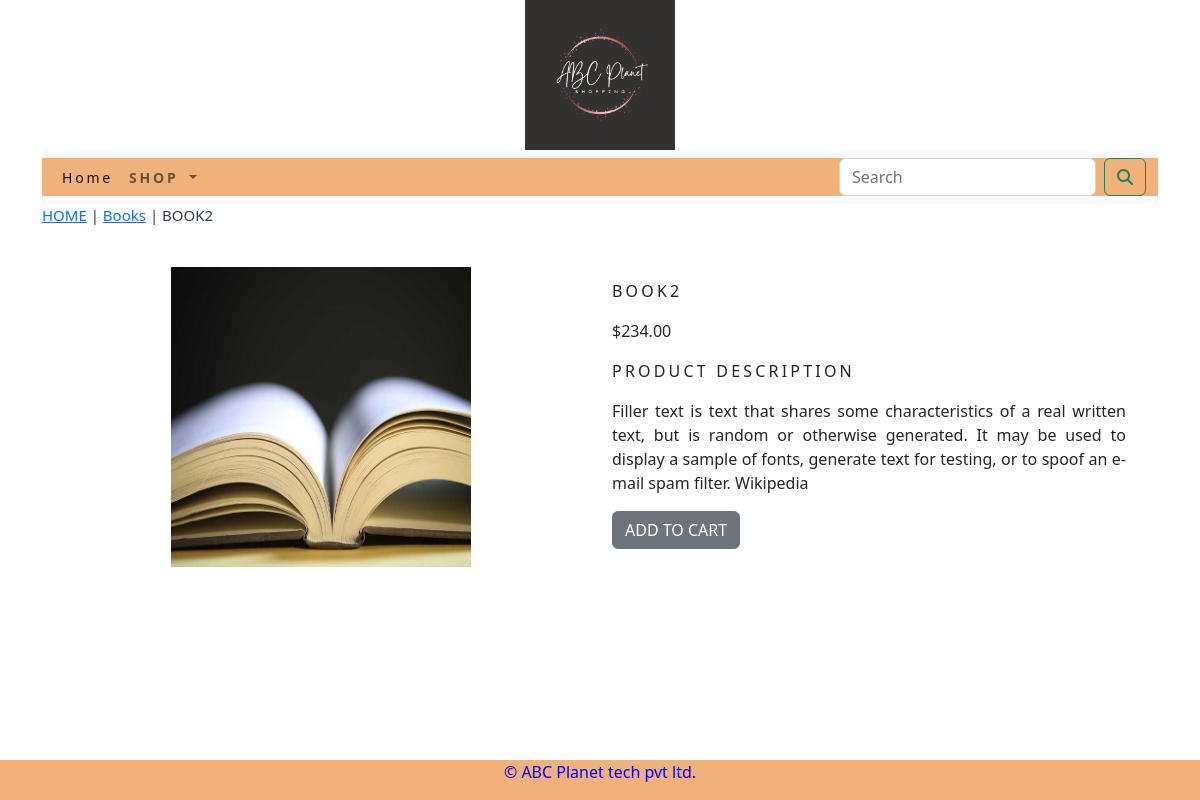
The app's page /books/book2 with its own data.
### Shopping_app/models.py (models this page shows, shortened)
class Product(models.Model):
    name = models.CharField(max_length=250,unique=True)
    slug = models.SlugField(max_length=250,unique=True)
    des = models.TextField(blank=True)
    price = models.DecimalField(max_digits=10,decimal_places=2)
    category = models.ForeignKey(Category,on_delete=models.CASCADE)
    img = models.ImageField(upload_to='product',blank=True)
    stock = models.IntegerField()
    available = models.BooleanField(default=True)
    created = models.DateTimeField(auto_now_add=True)
    updated = models.DateTimeField(auto_now=True)
    class Meta:
        ordering = ('name',)
        verbose_name = 'product'
        verbose_name_plural = 'products'

class Category(models.Model):
    name = models.CharField(max_length=250,unique=True)
    slug = models.SlugField(max_length=250, unique=True)
    des = models.TextField(blank=True)
    img = models.ImageField(upload_to='category', blank=True)
    class Meta:
        ordering = ('name',)
        verbose_name = 'category'
        verbose_name_plural = 'categories'
    def get_url(self):
        return reverse('Shopping_app:products_by_ category', args=[self.slug])
    def __str__(self):
        return '{}'.format(self.name)

### Shopping_app/views.py (the view)
# urls.py: path('<slug:c_slug>/<slug:p_slug>', views.All_product, name='products'),
def All_product(request,c_slug,p_slug):
    try:
        product=Product.objects.get(category__slug=c_slug,slug=p_slug)
    except Exception as e:
        raise e
    return render(request,'product.html',{'product':product})

### Shopping_app/context_processors.py (called while the page is built)
def menu_links(request):
    links=Category.objects.all()
    return dict(links=links)

### cartapp/context_processors.py (called while the page is built)
def counter(request):
    item_count=0
    if 'admin'  in request.path:
        return  {}
    else:
        try:
            cart= Cart.objects.filter(cart_id=_cart_id(request))
            cart_items=Cart_item.objects.all().filter(cart=cart[:1])
            for cart_item in cart_items:
                item_count += cart_item.quantity
        except Cart.DoesNotExist:
            item_count=0
    return dict(item_count=item_count)

### cartapp/views.py (called while the page is built)
def _cart_id(request):
    cart=request.session.session_key
    if not cart:
        cart = request.session.create()
    return cart

### templates/product.html (shortened to what this page needs)
{% extends 'base.html' %}
{% load static %}
{% block content %}
<div class="row my_prod_row_class">
  <div class="mx_auto">
    <p><a href="{% url 'Shopping_app:All_Cat' %}">HOME</a> | <a href="{{product.category.get_url}}">{{product.category}}</a> | {{product.name}}</p>
  </div>
</div>
<div class="container">
<br>
<div class="row">
  <div class="col-12 col-sm-12 col-md-12 col-lg-6 text-center">
    <div style="min-width:18rem">
           <img src="{{product.img.url}}" alt="{{product.name}}" style="width:300px;height:300px;">
    </div>
  </div>
  <div class="col-12 col-sm-12 col-md-12 col-lg-6">
    <h1 class="my_prod_title">{{product.name}}</h1>
    <p>${{product.price}}</p>
    <p class="my_title">PRODUCT DESCRIPTION</p>
    <p class="text-justify my_prod_text">{{product.des}}</p>
    {% if product.stock <= 0 %}
    <p class="text-justify my_prod_text"><b>OUT OF STOCK</b></p>
    {% else %}
    <a class="btn btn-secondary" href="{% url 'cartapp:add_cart' product.id %}">ADD TO CART</a>
    {% endif %}
  </div>
  </div>
  </div>
{% endblock %}

### static/css/custom.css (style rules this page uses)
.mx_auto { color:#2C3E50 ; font-size:15px; }
.my_title { letter-spacing:.2em; font-size:16px; text_transform:uppercase; }
.my_prod_row_class { color:#000; font-size:16px; text-decoration:none; }
.my_prod_title { font-size:16px; text_transform:uppercase; letter-spacing:.2em; padding-top:15px; padding-bottom:10px; }
.my_prod_text { padding-right:20px; }

### records on screen
Product: category "Books", name "BOOK2", img (picture), price "234.00", des "Filler text is text that shares some characteristics of a real written text, but is random or otherwise generated. It may be used to display a sample of fonts, generate text for testing, or to spoof an e-mail spam filter. Wikipedia"
